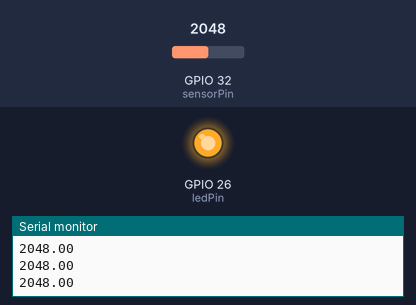
The sketch below on a simulated ESP32. On the bench: output pins drawn as LEDs (lit = HIGH), the last lines printed to the serial monitor. The test bench sets the inputs (shaded band); at power-on: GPIO 32 (sensorPin) = 2048. WiFi joins after 1.5 s; servers stay silent unless stated; no MQTT or app messages arrive unless stated.

Above: at 5.7 s.
5.8 s: GPIO 32 (sensorPin) set to 2855
7.3 s: GPIO 32 (sensorPin) set to 2929
At 8.0 s:
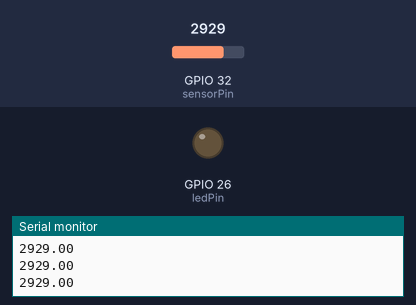
8.8 s: GPIO 32 (sensorPin) set to 2866
At 9.4 s:
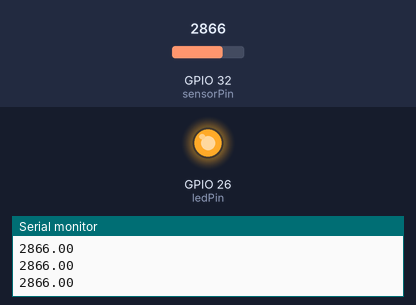
10.3 s: GPIO 32 (sensorPin) set to 2940
At 10.9 s:
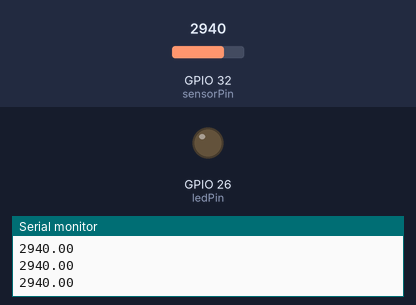
Timing chart, 0 to 12.8 s (numbered marks = the images above; inputs shaded):
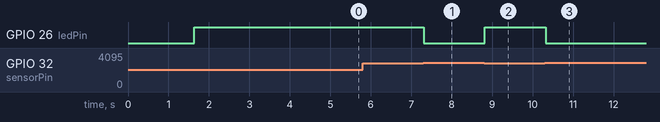

The sketch:

esp32Photoresistor.ino
```cpp
#include "WiFi.h"
#include "PubSubClient.h"
#include <SPI.h>//https://www.arduino.cc/en/reference/SPI
#include <MFRC522.h>//https://github.com/miguelbalboa/rfid

//#include "DHT.h"
//
//#define DHTPIN 4     // Digital pin connected to the DHT sensor
//
//// Uncomment whatever type you're using!
//#define DHTTYPE DHT11   // DHT 11
//DHT dht(DHTPIN, DHTTYPE);

//Constants
#define SS_PIN 5
#define RST_PIN 0

//Parameters
//const int ipaddress[4] = {103, 97, 67, 25};

//Variables
byte nuidPICC[4] = {0, 0, 0, 0};
MFRC522::MIFARE_Key key;
MFRC522 rfid = MFRC522(SS_PIN, RST_PIN);

// WiFi
const char *ssid = "LisaPhone";
const char *password = "irur7313";

const char* mqtt_server = "192.168.109.212";

WiFiClient vanieriot;
PubSubClient client(vanieriot);

// constants for the pins where sensors are plugged into.
const int sensorPin = 32;
const int ledPin = 26;

// Set up some global variables for the light level an initial value.
float lightVal;   // light reading
String rfidVal;

// MQTT
void setup_wifi() {
  delay(10);
  // We start by connecting to a WiFi network
  Serial.println();
  Serial.print("Connecting to ");
  Serial.println(ssid);
  WiFi.begin(ssid, password);
  while (WiFi.status() != WL_CONNECTED) {
    delay(500);
    Serial.print(".");
  }
  Serial.println("");
  Serial.print("WiFi connected - ESP-32 IP address: ");
  Serial.println(WiFi.localIP());
}

void callback(String topic, byte* message, unsigned int length) {
  Serial.print("Message arrived on topic: ");
  Serial.print(topic);
  Serial.print(". Message: ");
  String messagein;

  for (int i = 0; i < length; i++) {
    Serial.print((char)message[i]);
    messagein += (char)message[i];
  }

  if(topic=="room/light"){
    if (messagein == "ON")
      Serial.println("Light is ON");
  }else{
          Serial.println("Light is OFF");

  }

}

void reconnect() {
  while (!client.connected()) {
    Serial.print("Attempting MQTT connection...");


   //  String clientId = "ESP8266Client-";
   // clientId += String(random(0xffff), HEX);
    // Attempt to connect
   // if (client.connect(clientId.c_str())) {
   if (client.connect("vanieriot")) {

      Serial.println("connected");
      client.subscribe("room/light");
   } else {
      Serial.print("failed, rc=");
      Serial.print(client.state());
      Serial.println(" try again in 5 seconds");
      // Wait 5 seconds before retrying
      delay(5000);
    }
  }
}


void setup()
{
  Serial.begin(9600);
//  dht.begin();

  // MQTT
  setup_wifi();
  client.setServer(mqtt_server, 1883);
  client.setCallback(callback);
  Serial.println(F("Initialize System"));
  //init rfid D8,D5,D6,D7
  SPI.begin();
  rfid.PCD_Init();
  Serial.print(F("Reader :"));
  rfid.PCD_DumpVersionToSerial();

  // We'll set up the LED pin to be an output.
  pinMode(ledPin, OUTPUT);
}


void loop()
{
//  // Reading temperature or humidity takes about 250 milliseconds!
//  // Sensor readings may also be up to 2 seconds 'old' (its a very slow sensor)
//  float humidity = dht.readHumidity();
//  // Read temperature as Celsius (the default)
//  float temperature = dht.readTemperature();
//
//  // Check if any reads failed and exit early (to try again).
////  if (isnan(h) || isnan(t) || isnan(f)) {
////    Serial.println(F("Failed to read from DHT sensor!"));
////    return;
////  }
//
//  Serial.print(F("Humidity: "));
//  Serial.print(humidity);
//  Serial.print(F("%  Temperature: "));
//  Serial.print(temperature);
//  Serial.print(F("°C "));

  // MQTT
  if (!client.connected()) {
    reconnect();
  }

  if(!client.loop())
    client.connect("vanieriot");

  sleep(0.5);
  lightVal = analogRead(sensorPin); // read the current light levels
  rfidVal = printDec(rfid.uid.uidByte, rfid.uid.size);
  Serial.println(lightVal);

  // If too dark, light up
  if(lightVal < 2900)
  {
      digitalWrite (ledPin, HIGH);

      char lightArr [8];
      char rfidArr [20];

      client.publish("PhotoresistorInfo", dtostrf(lightVal,6,2,lightArr));
      client.publish("RFIDInfo", rfidVal.c_str());
      Serial.println(lightVal);
  }

  // Otherwise, keep LED off
  else
  {
    digitalWrite (ledPin, LOW); // turn off light

    char lightArr [8];
    char rfidArr [20];


    client.publish("PhotoresistorInfo", dtostrf(lightVal,6,2,lightArr));
    client.publish("RFIDInfo", rfidVal.c_str());
//    Serial.println("OFFFFFFff");
    Serial.println(lightVal);
  }

//  char tempArr [8];
//  char humArr [8];
//
//  client.publish("ReadTemperature", dtostrf(temperature, 6, 2, tempArr));
//  client.publish("ReadHumidity", dtostrf(humidity, 6, 2, humArr));

  readRFID();

}

void readRFID(void ) { /* function readRFID */
 ////Read RFID card
 for (byte i = 0; i < 6; i++) {
   key.keyByte[i] = 0xFF;
 }
 // Look for new 1 cards
 if ( ! rfid.PICC_IsNewCardPresent())
   return;
 // Verify if the NUID has been readed
 if (  !rfid.PICC_ReadCardSerial())
   return;
 // Store NUID into nuidPICC array
 for (byte i = 0; i < 4; i++) {
   nuidPICC[i] = rfid.uid.uidByte[i];
 }
 Serial.print(F("RFID In dec: "));

 Serial.println(printDec(rfid.uid.uidByte, rfid.uid.size));
 // Halt PICC
 rfid.PICC_HaltA();
 // Stop encryption on PCD
 rfid.PCD_StopCrypto1();
}

/**
   Helper routine to dump a byte array as hex values to Serial.
*/
void printHex(byte *buffer, byte bufferSize) {
 for (byte i = 0; i < bufferSize; i++) {
   Serial.print(buffer[i] < 0x10 ? " 0" : " ");
   Serial.print(buffer[i], HEX);
 }
}

/**
   Helper routine to dump a byte array as dec values to Serial.
*/
String printDec(byte *buffer, byte bufferSize) {
  String value = "";
 for (byte i = 0; i < bufferSize; i++) {
   value += buffer[i] < 0x10 ? " 0" : " " + String(buffer[i],DEC);
//   Serial.print(buffer[i] < 0x10 ? " 0" : " ");
//   Serial.print(buffer[i], DEC);
 }

 return value;
}
```

Measured:
- the behaviour switches between 2899 and 2900 on GPIO 32 (sensorPin) (found by bisection; images 0 and 1)
- after the input at 7.3 s, GPIO 26 (ledPin): HIGH → LOW at once
- after the input at 8.8 s, GPIO 26 (ledPin): LOW → HIGH at once
- after the input at 10.3 s, GPIO 26 (ledPin): HIGH → LOW at once
